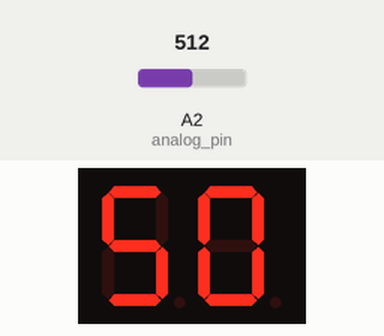
The sketch below on a simulated Arduino Uno, built with avr-gcc and run on an emulated ATmega328P. On the bench: 2-digit seven-segment display. Inputs (shaded band) come from the test bench; at power-on: A2 (analog_pin) = 512.

Above: at 1.2 s.
1.3 s: A2 (analog_pin) set to 1006
At 2.5 s:
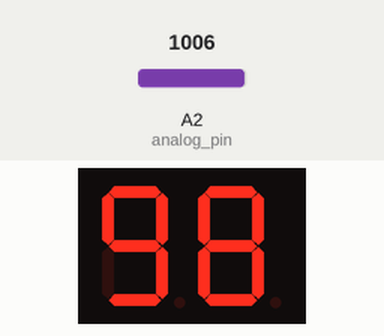
2.8 s: A2 (analog_pin) set to 1023
At 3.7 s:
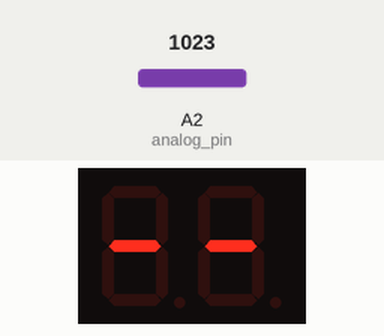
4.3 s: A2 (analog_pin) set to 900
At 4.9 s:
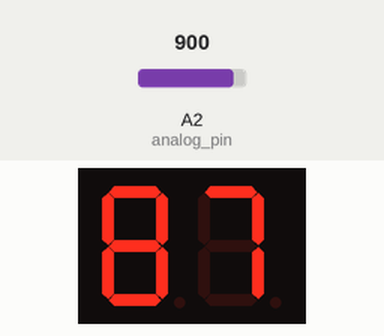
Timing chart, 0 to 7.3 s (numbered marks = the images above; inputs shaded):
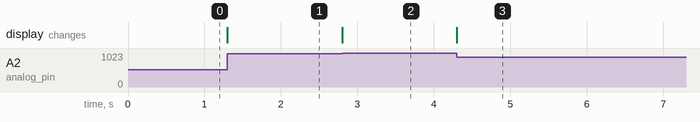

Measured:
- the behaviour switches between 1022 and 1023 on A2 (analog_pin) (found by bisection; images 1 and 2)
- after the input at 1.3 s, the display: changes at once (image 1)
- after the input at 2.8 s, the display: changes at once (image 2)
- after the input at 4.3 s, the display: changes at once (image 3)

The sketch:

Dashboard.ino
```cpp
//new commit
#include "SevSeg.h"
SevSeg sevseg;
int analog_pin=A2;
void setup(){
    byte numDigits = 2;
    byte digitPins[] = {15,14};
    byte segmentPins[] = {6, 5, 2, 3, 4, 7, 8, 1};
    bool resistorsOnSegments = true;

    byte hardwareConfig = COMMON_CATHODE;
    sevseg.begin(hardwareConfig, numDigits, digitPins, segmentPins, resistorsOnSegments);
    sevseg.setBrightness(100);

}
int i=0;
void loop(){
  int sensor=analogRead(analog_pin);
  int soc=(int)20*(5.0*sensor/1023);
        sevseg.setNumber(soc);
        sevseg.refreshDisplay();


}
```
